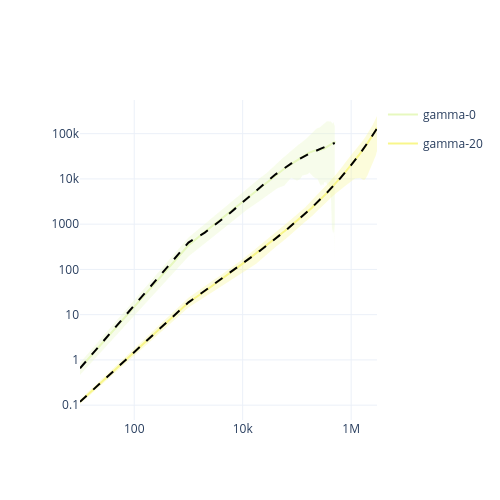
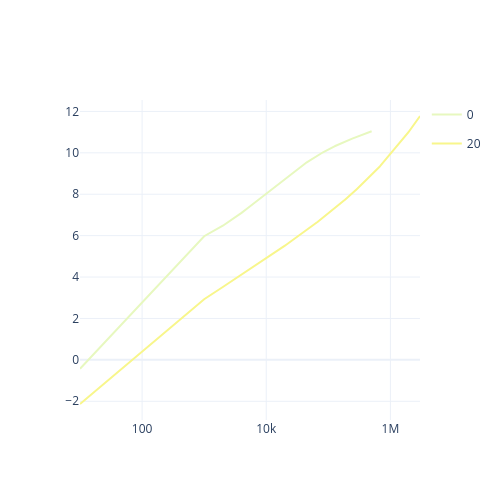
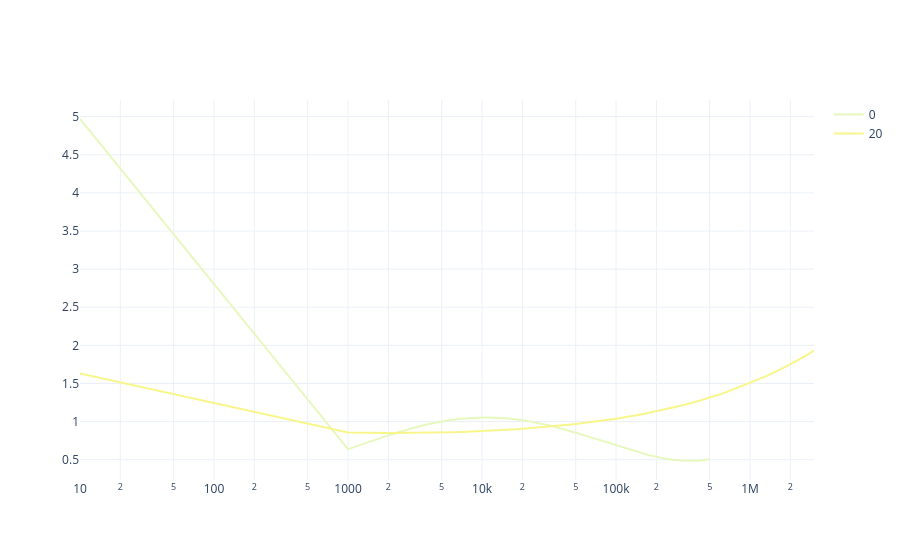

Notebook cell for these charts, in order:
### Code cell
fig2 = go.Figure(fig.update_layout(
    xaxis_type="log",
    yaxis_type="log",
    width=500,
    height=500
))
fig3 = go.Figure()
fig4 = go.Figure()
for gamma, group in aggdf.group_by("gamma"):
    gamma = gamma[0]
    dt = group["dt"]
    log_dt = dt.log()
    mean = group["mean"]
    poly = np.polynomial.Polynomial.fit(x=dt.log(), y=mean.log(), deg=5).convert()
    fig2.add_trace(go.Scatter(
        x=dt,
        y=np.exp(poly(dt.log())),
        mode="lines",
        line_dash="dash",
        line_color="#000000",
        showlegend=False,
        legendgroup=gamma
    ))

    fig3.add_trace(go.Scatter(
        x=np.exp(log_dt),
        y=poly(log_dt),
        mode="lines",
        line_color=grad(gamma),
        name=gamma,
        legendgroup=gamma
    ))
    
    first_deriv = poly.deriv()
    fig4.add_trace(go.Scatter(
        x=np.exp(log_dt),
        y=first_deriv(log_dt),
        mode="lines",
        line_color=grad(gamma),
        name=str(gamma)
    ))
fig2.show()
fig3.update_layout(
    template="plotly_white",
    xaxis_type="log",
    width=500,
    height=500
).show()
fig4.update_layout(
    template="plotly_white",
    xaxis_type="log"
)

### Figure 1 — Plotly figure (JSON) as saved in the notebook; plotly's stock layout.template omitted (floating-point values rounded to 4 significant figures; data arrays with more than 128 entries replaced by an {"elided": "..."} marker saying what was removed)
{"data": [{"legendgroup": "0", "line": {"color": "#e7f8bf"}, "mode": "lines", "name": "gamma-0", "type": "scatter", "x": {"elided": "500 int values"}, "y": {"elided": "500 float values"}}, {"fill": "toself", "fillcolor": "#e7f8bf", "hoverinfo": "skip", "legendgroup": "0", "line": {"color": "rgba(0, 0, 0, 0)"}, "mode": "lines", "opacity": 0.3, "showlegend": false, "type": "scatter", "x": {"elided": "1000 int values"}, "y": {"elided": "1000 float values"}}, {"legendgroup": "20", "line": {"color": "#f8f68b"}, "mode": "lines", "name": "gamma-20", "type": "scatter", "x": {"elided": "3001 int values"}, "y": {"elided": "3001 float values"}}, {"fill": "toself", "fillcolor": "#f8f68b", "hoverinfo": "skip", "legendgroup": "20", "line": {"color": "rgba(0, 0, 0, 0)"}, "mode": "lines", "opacity": 0.3, "showlegend": false, "type": "scatter", "x": {"elided": "6002 int values"}, "y": {"elided": "6002 float values"}}, {"legendgroup": "0", "line": {"color": "#000000", "dash": "dash"}, "mode": "lines", "showlegend": false, "type": "scatter", "x": {"elided": "500 int values"}, "y": {"elided": "500 float values"}}, {"legendgroup": "20", "line": {"color": "#000000", "dash": "dash"}, "mode": "lines", "showlegend": false, "type": "scatter", "x": {"elided": "3001 int values"}, "y": {"elided": "3001 float values"}}], "layout": {"height": 500, "width": 500, "xaxis": {"type": "log"}, "yaxis": {"type": "log"}}}

### Figure 2 — Plotly figure (JSON) as saved in the notebook; plotly's stock layout.template omitted (floating-point values rounded to 4 significant figures; data arrays with more than 128 entries replaced by an {"elided": "..."} marker saying what was removed)
{"data": [{"legendgroup": "0", "line": {"color": "#e7f8bf"}, "mode": "lines", "name": "0", "type": "scatter", "x": {"elided": "500 float values"}, "y": {"elided": "500 float values"}}, {"legendgroup": "20", "line": {"color": "#f8f68b"}, "mode": "lines", "name": "20", "type": "scatter", "x": {"elided": "3001 float values"}, "y": {"elided": "3001 float values"}}], "layout": {"height": 500, "width": 500, "xaxis": {"type": "log"}}}

### Figure 3 — Plotly figure (JSON) as saved in the notebook; plotly's stock layout.template omitted (floating-point values rounded to 4 significant figures; data arrays with more than 128 entries replaced by an {"elided": "..."} marker saying what was removed)
{"data": [{"line": {"color": "#e7f8bf"}, "mode": "lines", "name": "0", "type": "scatter", "x": {"elided": "500 float values"}, "y": {"elided": "500 float values"}}, {"line": {"color": "#f8f68b"}, "mode": "lines", "name": "20", "type": "scatter", "x": {"elided": "3001 float values"}, "y": {"elided": "3001 float values"}}], "layout": {"xaxis": {"type": "log"}}}
